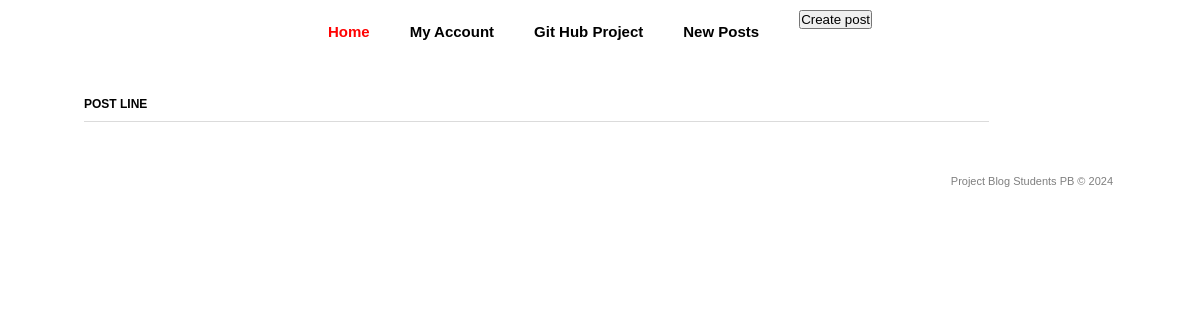
/posts/, run on an earlier commit of the app's database.
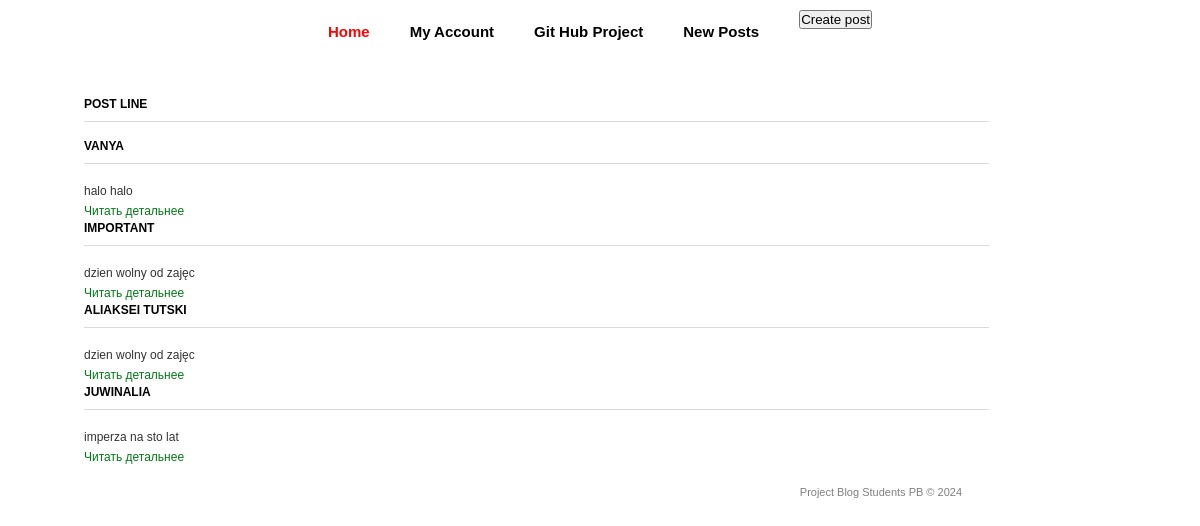
And on a later commit of the database.
### news/models.py (models this page shows, shortened)
class Articles(models.Model):
    title = models.CharField('НАЗВАНИЕ', max_length=50)
    anons = models.CharField('АНОНС', max_length=250)
    full_text = models.TextField('СТАТЬЯ')
    date = models.DateTimeField('ДАТА ПУБЛИКАЦИИ')
    class Meta:
        verbose_name = 'Post'
        verbose_name_plural = 'Posts'

### news/views.py (the view)
# urls.py: path('posts/', include('news.urls')),
def posts(request):
    posts = Articles.objects.order_by('-date')
    return render(request, 'news/all_posts.html', {'posts': posts})

### news/templates/news/all_posts.html (shortened to what this page needs)
{% load static %}
<html>
<head>
	<link rel="stylesheet" href="{% static '/css/style.css' %}" type="text/css" media="all" />
</head>
<body>
<div class="shell">
	<div class="border">
		<div id="navigation">
			<ul>
			    <li><a href="/" class="active">Home</a></li>
			    <li><a href="/admin">My account</a></li>
                <li><a href="https://github.com/Vasiukhnevich/BlogStudentsPB">Git Hub Project</a></li>
                <li><a href="posts">New Posts</a><li>
			    <li><a href="{% url 'create' %}"><button class="btn btn-info"> Create post </button></a></li>
			</ul>
		</div>
		<div id="main">
			<div id="content" class="left">
				<div class="projects">
					<h3>Post line</h3>
                    {% for post in posts %}
					<div class="aler alert-warning">
                        <h3>{{ post.title }}</h3>
                        <p>{{ post.anons }}</p>
                        <a href="{% url 'news-detail' post.id %}" class="btn btn-warning">Читать детальнее</a>
					{% endfor %}
				</div>
			</div>
		</div>
	</div>
	<div id="footer">
		<p class="copy right">Project Blog Students PB &copy;  2024 </p>
	</div>
</div>
</body>
</html>

What changed in the data, as far as the page shows it:
added Articles: title "VANYA", anons "halo halo"
added Articles: title "IMPORTANT", anons "dzien wolny od zajęc"
added Articles: title "ALIAKSEI TUTSKI", anons "dzien wolny od zajęc"
added Articles: title "JUWINALIA", anons "imperza na sto lat"
